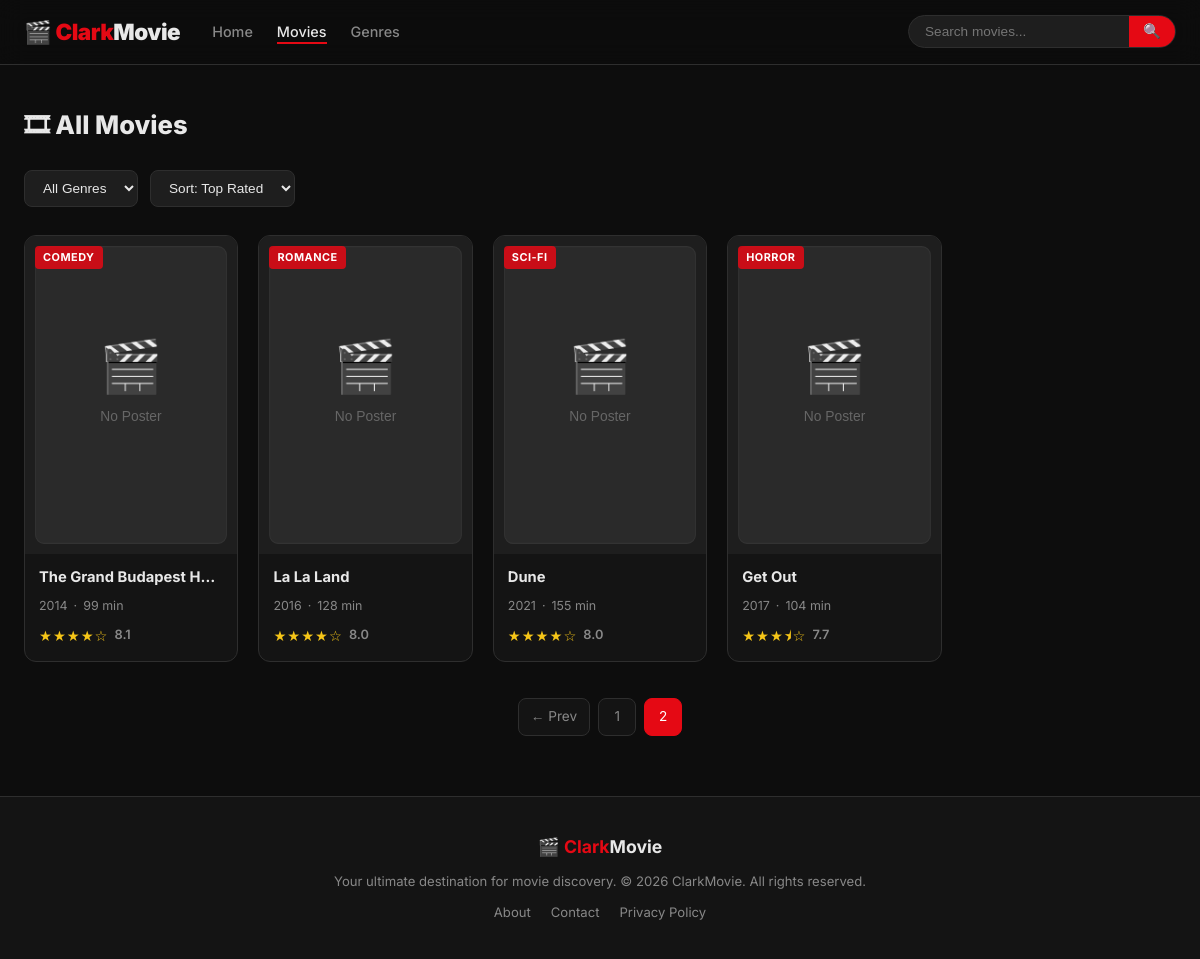
The page /pages/movies.php?page=2 on the database its author committed.
### tables this page shows
CREATE TABLE movies (
        id INTEGER PRIMARY KEY AUTOINCREMENT,
        title TEXT NOT NULL,
        description TEXT,
        release_year INTEGER,
        rating REAL DEFAULT 0,
        duration INTEGER,
        poster TEXT,
        genre_id INTEGER,
        FOREIGN KEY (genre_id) REFERENCES genres(id)
    );

CREATE TABLE genres (
        id INTEGER PRIMARY KEY AUTOINCREMENT,
        name TEXT NOT NULL UNIQUE
    );

### pages/movies.php (the view, shortened to what this page needs)
<?php
require_once __DIR__ . '/../includes/config.php';
require_once __DIR__ . '/../partials/movie_card.php';
$sort    = $_GET['sort']    ?? 'rating';
$page    = max(1, (int)($_GET['page'] ?? 1));
$perPage = 8;
$offset  = ($page - 1) * $perPage;
$where  = ['1=1'];
$params = [];
$whereSQL = implode(' AND ', $where);
$orderMap = ['rating' => 'm.rating DESC', 'year' => 'm.release_year DESC', 'title' => 'm.title ASC'];
$orderSQL = $orderMap[$sort] ?? 'm.rating DESC';
$countStmt = $pdo->prepare("SELECT COUNT(*) FROM movies m WHERE $whereSQL");
$countStmt->execute($params);
$total = (int)$countStmt->fetchColumn();
$totalPages = (int)ceil($total / $perPage);
$stmt = $pdo->prepare("
    SELECT m.*, g.name AS genre_name
    FROM movies m LEFT JOIN genres g ON m.genre_id = g.id
    WHERE $whereSQL ORDER BY $orderSQL
    LIMIT :limit OFFSET :offset
");
$stmt->bindValue(':limit',  $perPage, PDO::PARAM_INT);
$stmt->bindValue(':offset', $offset,  PDO::PARAM_INT);
$stmt->execute();
$movies = $stmt->fetchAll(PDO::FETCH_ASSOC);
function buildQuery(array $overrides): string {
    $base = array_filter([
        'search' => trim($_GET['search'] ?? ''),
        'sort'   => $_GET['sort']   ?? '',
        'genre'  => $_GET['genre']  ?? '',
        'page'   => $_GET['page']   ?? '',
    ]);
    return '?' . http_build_query(array_merge($base, $overrides));
}
include __DIR__ . '/../partials/header.php';
include __DIR__ . '/../partials/navbar.php';
?>
<main class="main-content container">
    <div class="page-heading">
        <h1>🎞 All Movies</h1>
    </div>
    <div class="filters">
        <form method="GET" class="filter-form">
            <select name="genre" onchange="this.form.submit()">
                <option value="0">All Genres</option>
            </select>
            <select name="sort" onchange="this.form.submit()">
                <option value="rating" <?= $sort === 'rating' ? 'selected' : '' ?>>Sort: Top Rated</option>
            </select>
        </form>
    </div>
    <?php if (empty($movies)): ?>
        <div class="empty-state">
            <p>😕 No movies found. Try a different search or filter.</p>
            <a href="<?= BASE_URL ?>/pages/movies.php" class="btn btn-primary">Clear Filters</a>
        </div>
    <?php else: ?>
        <div class="movies-grid">
            <?php foreach ($movies as $movie): renderMovieCard($movie); endforeach; ?>
        </div>
        <?php if ($totalPages > 1): ?>
        <div class="pagination">
            <?php if ($page > 1): ?>
                <a href="<?= BASE_URL . '/pages/movies.php' . buildQuery(['page' => $page - 1]) ?>" class="page-btn">← Prev</a>
            <?php endif; ?>
            <?php for ($i = 1; $i <= $totalPages; $i++): ?>
                <a href="<?= BASE_URL . '/pages/movies.php' . buildQuery(['page' => $i]) ?>"
                   class="page-btn <?= $i === $page ? 'active' : '' ?>"><?= $i ?></a>
            <?php endfor; ?>
        </div>
        <?php endif; ?>
    <?php endif; ?>
</main>
<?php include __DIR__ . '/../partials/footer.php'; ?>

### partials/movie_card.php (shortened to what this page needs)
<?php
function renderMovieCard(array $movie): void {
    $stars = renderStars($movie['rating']);
    $poster = htmlspecialchars($movie['poster'] ?? '');
    $title  = htmlspecialchars($movie['title']);
    $year   = (int)($movie['release_year'] ?? 0);
    $dur    = (int)($movie['duration']     ?? 0);
    $genre  = htmlspecialchars($movie['genre_name'] ?? 'Unknown');
    $id     = (int)$movie['id'];
    $rating = number_format((float)$movie['rating'], 1);
?>
<div class="movie-card" data-id="<?= $id ?>">
    <a href="<?= BASE_URL ?>/pages/movie_detail.php?id=<?= $id ?>" class="card-link">
        <div class="card-poster">
            <img src="<?= $poster ?>" alt="<?= $title ?>" loading="lazy"
                 onerror="this.src='<?= BASE_URL ?>/assets/images/no-poster.svg'">
            <span class="card-genre"><?= $genre ?></span>
        </div>
        <div class="card-info">
            <h3 class="card-title"><?= $title ?></h3>
            <div class="card-meta">
                <span class="meta-year"><?= $year ?></span>
                <span class="meta-sep">·</span>
                <span class="meta-dur"><?= $dur ?> min</span>
            </div>
            <div class="card-rating">
                <span class="stars"><?= $stars ?></span>
                <span class="rating-num"><?= $rating ?></span>
            </div>
        </div>
    </a>
</div>
<?php
}
function renderStars(float $rating): string {
    $full  = (int)floor($rating / 2);
    $half  = ($rating / 2 - $full) >= 0.4 ? 1 : 0;
    $empty = 5 - $full - $half;
    return str_repeat('★', $full) . str_repeat('⯨', $half) . str_repeat('☆', $empty);
}

### assets/css/style.css (style rules this page uses)
*, *::before, *::after { box-sizing: border-box; margin: 0; padding: 0; }
:root { --bg: #0d0d0d; --bg2: #141414; --bg3: #1e1e1e; --surface: #242424; --border: #2e2e2e; --accent: #e50914; --accent2: #f5c518; --text: #e8e8e8; --muted: #888; --card-r: 12px; --trans: .25s ease; }
html { scroll-behavior: smooth; }
body { font-family: 'Inter', sans-serif; background: var(--bg); color: var(--text); min-height: 100vh; line-height: 1.6; }
a { color: inherit; text-decoration: none; }
img { display: block; max-width: 100%; }
.container { max-width: 1280px; margin: 0 auto; padding: 0 24px; }
.main-content { padding-block: 40px 60px; }
.movies-grid { display: grid; grid-template-columns: repeat(auto-fill, minmax(190px, 1fr)); gap: 20px; }
.movie-card { background: var(--bg2); border-radius: var(--card-r); overflow: hidden; border: 1px solid var(--border); transition: transform var(--trans), box-shadow var(--trans), border-color var(--trans); }
.card-link { display: block; }
.card-poster { position: relative; aspect-ratio: 2/3; overflow: hidden; background: var(--bg3); }
.card-poster img { width: 100%; height: 100%; object-fit: cover; transition: transform .4s ease; }
.card-genre { position: absolute; top: 10px; left: 10px; background: rgba(229,9,20,.85); color: #fff; font-size: .68rem; font-weight: 700; letter-spacing: .5px; text-transform: uppercase; padding: 3px 8px; border-radius: 4px; }
.card-info { padding: 12px 14px 14px; }
.card-title { font-size: .92rem; font-weight: 700; margin-bottom: 6px; white-space: nowrap; overflow: hidden; text-overflow: ellipsis; }
.card-meta { display: flex; gap: 6px; font-size: .78rem; color: var(--muted); margin-bottom: 8px; }
.card-rating { display: flex; align-items: center; gap: 6px; }
.stars { color: var(--accent2); font-size: .9rem; letter-spacing: 1px; }
.rating-num { font-size: .8rem; color: var(--muted); font-weight: 600; }
.page-heading { margin-bottom: 24px; }
.page-heading h1 { font-size: 1.6rem; font-weight: 800; margin-bottom: 6px; }
.filters { margin-bottom: 28px; }
.filter-form { display: flex; gap: 12px; flex-wrap: wrap; }
.filter-form select { background: var(--bg3); color: var(--text); border: 1px solid var(--border); border-radius: 8px; padding: 9px 14px; font-size: .85rem; cursor: pointer; outline: none; transition: border-color var(--trans); }
.pagination { display: flex; justify-content: center; gap: 8px; margin-top: 36px; flex-wrap: wrap; }
.page-btn { display: inline-flex; align-items: center; justify-content: center; min-width: 38px; height: 38px; padding: 0 12px; border: 1px solid var(--border); border-radius: 8px; font-size: .85rem; color: var(--muted); background: var(--bg2); transition: all var(--trans); }
.page-btn.active { background: var(--accent); border-color: var(--accent); color: #fff; }

### rows shown on the page
movies: genre.name "COMEDY", title "The Grand Budapest H…", release_year "2014", duration "99", rating "★★★★☆", rating "8.1"
movies: genre.name "ROMANCE", title "La La Land", release_year "2016", duration "128", rating "★★★★☆", rating "8.0"
movies: genre.name "SCI-FI", title "Dune", release_year "2021", duration "155", rating "★★★★☆", rating "8.0"
movies: genre.name "HORROR", title "Get Out", release_year "2017", duration "104", rating "★★★⯨☆", rating "7.7"
